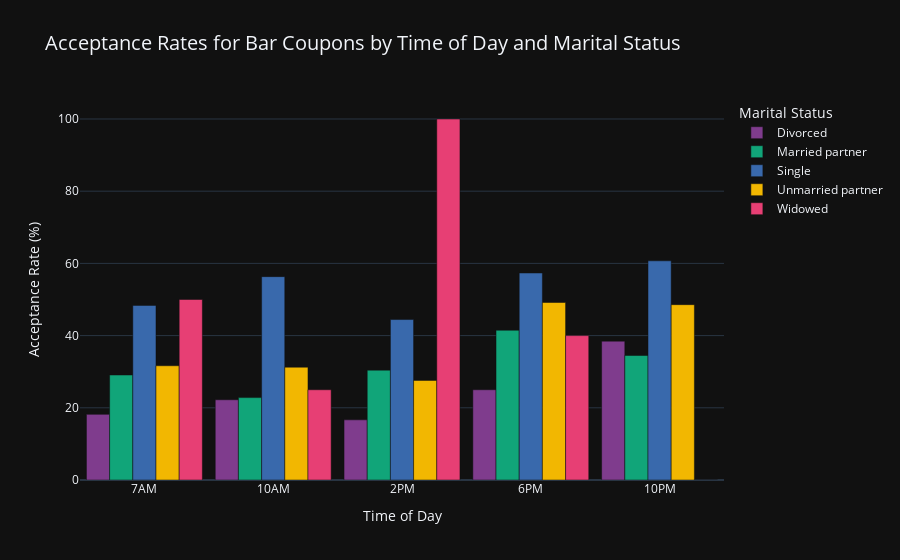

The notebook cell saved with this chart:
### Markdown cell above
# Acceptance Rates for Bar Coupons by Time of Day and Marital Status

### Code cell
# Group data by time of day and marital status, then calculate acceptance rates
time_marital_group = bar_coupons.groupby(['time', 'maritalStatus'])['Y'].mean().reset_index()
time_marital_group.columns = ['Time of Day', 'Marital Status', 'Acceptance Rate']
time_marital_group['Acceptance Rate'] *= 100  # Convert to percentage

# Convert 'Time of Day' to a categorical variable with the specified custom order
time_marital_group['Time of Day'] = pd.Categorical(time_marital_group['Time of Day'], categories=time_order, ordered=True)

# Ensure all specified time periods and marital statuses are included
# Create a new DataFrame index with all combinations of time periods and marital statuses
time_marital_combinations = pd.MultiIndex.from_product([time_order, time_marital_group['Marital Status'].unique()], names=['Time of Day', 'Marital Status'])
time_marital_group = time_marital_group.set_index(['Time of Day', 'Marital Status']).reindex(time_marital_combinations, fill_value=0).reset_index()

# Create a grouped bar chart using Plotly Express
fig = px.bar(
    data_frame=time_marital_group,
    x='Time of Day',
    y='Acceptance Rate',
    color='Marital Status',
    barmode='group',  # Group bars by marital status
    labels={'Acceptance Rate': 'Acceptance Rate (%)'},
    title='Acceptance Rates for Bar Coupons by Time of Day and Marital Status',
    color_discrete_sequence=px.colors.qualitative.Bold
)

# Maintain earlier format
fig.update_layout(
    xaxis_title='Time of Day',
    yaxis_title='Acceptance Rate (%)',
    title_font_size=20,
    template='plotly_dark',
    bargap=0.1 # Make time groups easier to see
)

# Display the plot
fig.show()

### Figure 1 — Plotly figure (JSON) as saved in the notebook; plotly's stock layout.template omitted (floating-point values rounded to 4 significant figures)
{"data": [{"alignmentgroup": "True", "hovertemplate": "Marital Status=Divorced<br>Time of Day=%{x}<br>Acceptance Rate (%)=%{y}<extra></extra>", "legendgroup": "Divorced", "marker": {"color": "rgb(127, 60, 141)", "pattern": {"shape": ""}}, "name": "Divorced", "offsetgroup": "Divorced", "orientation": "v", "showlegend": true, "textposition": "auto", "type": "bar", "x": ["7AM", "10AM", "2PM", "6PM", "10PM"], "xaxis": "x", "y": [18.18, 22.22, 16.67, 25, 38.46], "yaxis": "y"}, {"alignmentgroup": "True", "hovertemplate": "Marital Status=Married partner<br>Time of Day=%{x}<br>Acceptance Rate (%)=%{y}<extra></extra>", "legendgroup": "Married partner", "marker": {"color": "rgb(17, 165, 121)", "pattern": {"shape": ""}}, "name": "Married partner", "offsetgroup": "Married partner", "orientation": "v", "showlegend": true, "textposition": "auto", "type": "bar", "x": ["7AM", "10AM", "2PM", "6PM", "10PM"], "xaxis": "x", "y": [29.08, 22.83, 30.43, 41.49, 34.48], "yaxis": "y"}, {"alignmentgroup": "True", "hovertemplate": "Marital Status=Single<br>Time of Day=%{x}<br>Acceptance Rate (%)=%{y}<extra></extra>", "legendgroup": "Single", "marker": {"color": "rgb(57, 105, 172)", "pattern": {"shape": ""}}, "name": "Single", "offsetgroup": "Single", "orientation": "v", "showlegend": true, "textposition": "auto", "type": "bar", "x": ["7AM", "10AM", "2PM", "6PM", "10PM"], "xaxis": "x", "y": [48.37, 56.33, 44.44, 57.34, 60.71], "yaxis": "y"}, {"alignmentgroup": "True", "hovertemplate": "Marital Status=Unmarried partner<br>Time of Day=%{x}<br>Acceptance Rate (%)=%{y}<extra></extra>", "legendgroup": "Unmarried partner", "marker": {"color": "rgb(242, 183, 1)", "pattern": {"shape": ""}}, "name": "Unmarried partner", "offsetgroup": "Unmarried partner", "orientation": "v", "showlegend": true, "textposition": "auto", "type": "bar", "x": ["7AM", "10AM", "2PM", "6PM", "10PM"], "xaxis": "x", "y": [31.65, 31.25, 27.59, 49.17, 48.57], "yaxis": "y"}, {"alignmentgroup": "True", "hovertemplate": "Marital Status=Widowed<br>Time of Day=%{x}<br>Acceptance Rate (%)=%{y}<extra></extra>", "legendgroup": "Widowed", "marker": {"color": "rgb(231, 63, 116)", "pattern": {"shape": ""}}, "name": "Widowed", "offsetgroup": "Widowed", "orientation": "v", "showlegend": true, "textposition": "auto", "type": "bar", "x": ["7AM", "10AM", "2PM", "6PM", "10PM"], "xaxis": "x", "y": [50, 25, 100, 40, 0], "yaxis": "y"}], "layout": {"autosize": true, "bargap": 0.1, "barmode": "group", "legend": {"title": {"text": "Marital Status"}, "tracegroupgap": 0}, "title": {"font": {"size": 20}, "text": "Acceptance Rates for Bar Coupons by Time of Day and Marital Status"}, "xaxis": {"anchor": "y", "autorange": true, "domain": [0, 1], "range": [-0.5, 4.5], "title": {"text": "Time of Day"}, "type": "category"}, "yaxis": {"anchor": "x", "autorange": true, "domain": [0, 1], "range": [0, 105.3], "title": {"text": "Acceptance Rate (%)"}, "type": "linear"}}}
